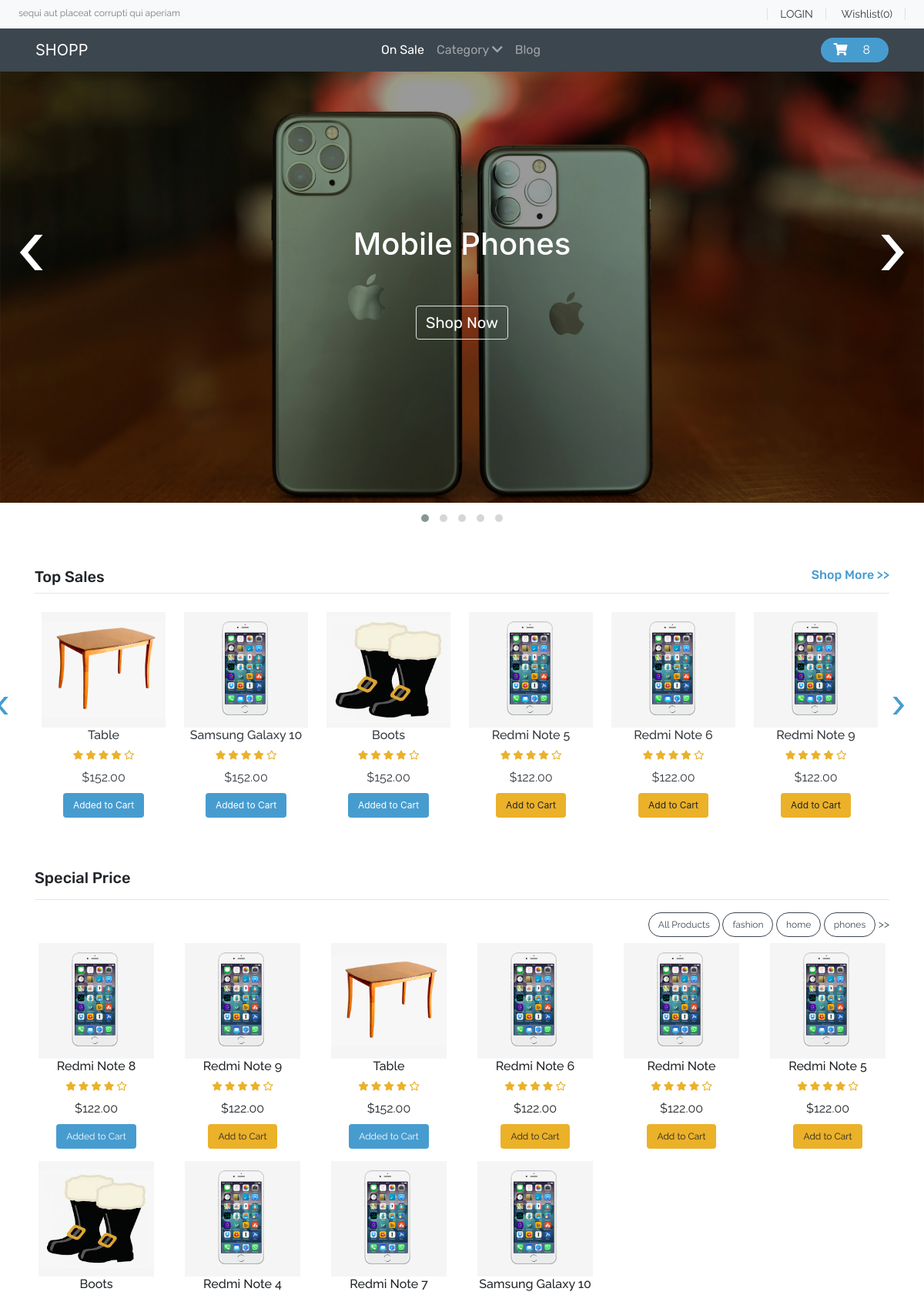
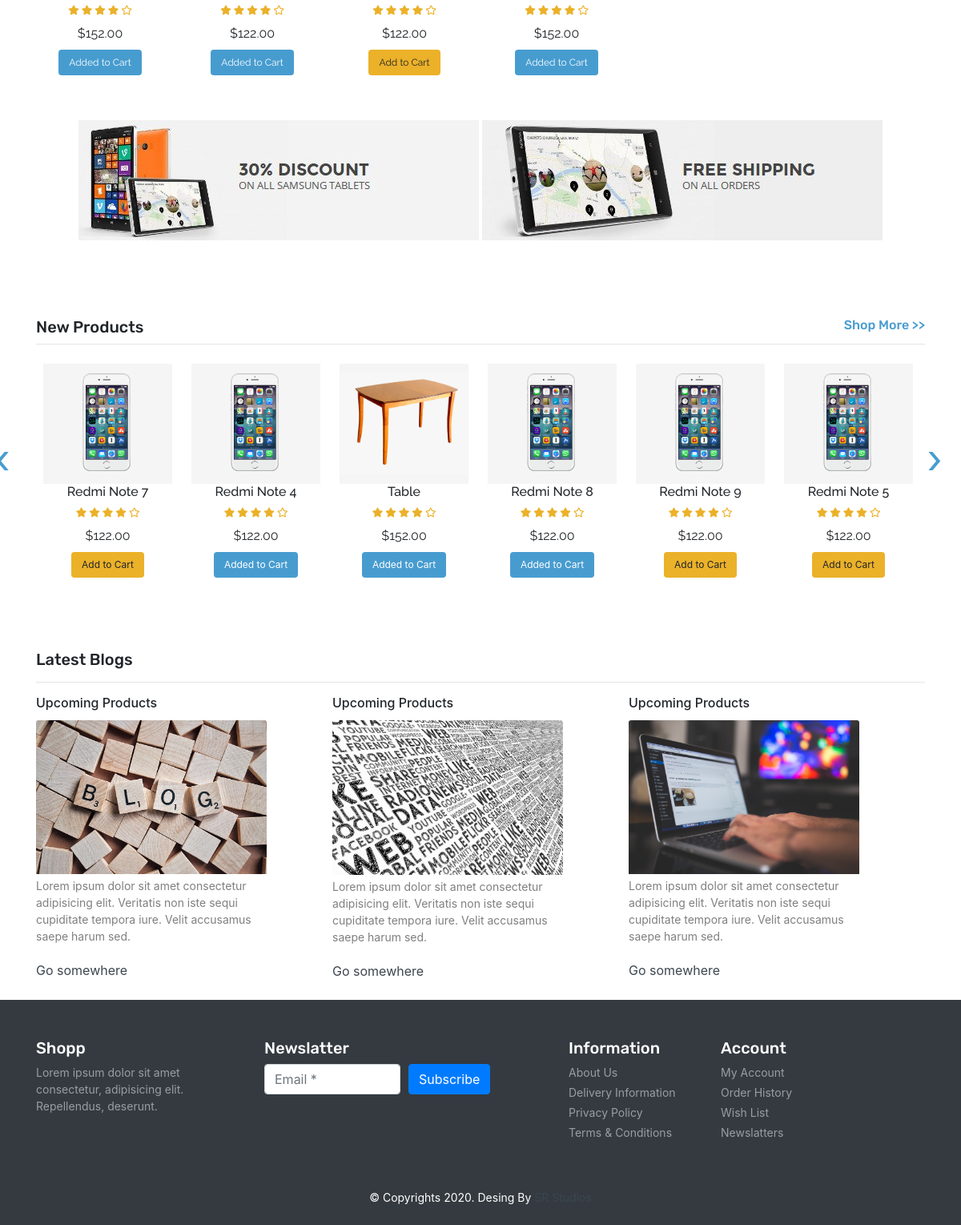
The page / on the database its author committed (2 pictures, top to bottom).
### tables this page shows
CREATE TABLE `product` (
  `item_id` int NOT NULL AUTO_INCREMENT,
  `item_brand` varchar(200) NOT NULL,
  `item_name` varchar(255) NOT NULL,
  `item_price` double(10,2) NOT NULL,
  `item_image` varchar(255) NOT NULL,
  `item_register` datetime DEFAULT NULL,
  `item_category` varchar(200) DEFAULT 'Unknown',
  PRIMARY KEY (`item_id`)
);

### index.php (called while the page is built, shortened)
<?php
    include('header.php');
?>
<?php
    include('templates/_banner-area.php');
    include('templates/_top-sales.php');
    include('templates/_special-price.php');
    include('templates/_ads.php');
    include('templates/_new-products.php');
    include('templates/_blogs.php');
?>
<?php
    include('footer.php');
?>

### database/DbController.php (called while the page is built, shortened)
<?php
class DbController{
    protected $host='localhost';
    protected $user='resha';
    protected $password='resha';
    protected $database='shopp';
    public function __construct(){
        $this->conn = mysqli_connect($this->host,$this->user,$this->password,$this->database);
    }
}

### functions.php (called while the page is built)
<?php
require('database/DbController.php');
require('database/Product.php');
require('database/Cart.php');
$db = new DbController();
$product = new Product($db);
$product_shuffle = $product->getData();
$cart = new Cart($db);

### database/Product.php (called while the page is built, shortened)
<?php
class Product{
    public $db = null;
    public function __construct(DbController $db){
        $this->db = $db;
    }
    public function getData($table = 'product'){
       $result = $this->db->conn->query("SELECT * FROM {$table}");
       $resultArray = array();
       while($item = mysqli_fetch_array($result, MYSQLI_ASSOC)){
           $resultArray[] = $item;
       }
       return $resultArray;
    }
}

### database/Cart.php (called while the page is built, shortened)
<?php
class Cart{
    public function getCartId($cartArray = null, $key = "item_id"){
        if ($cartArray != null){
            $cart_id = array_map(function ($value) use($key){
                return $value[$key];
            }, $cartArray);
            return $cart_id;
        }
    }
}

### templates/_special-price.php (the view, shortened to what this page needs)
<?php
$category = array_map(function($pro){
  return $pro['item_category'];
} ,$product_shuffle);
$unique = array_unique($category);
sort($unique);
shuffle($product_shuffle);
$in_cart = $cart->getCartId($product->getData('cart'));
?>
    <section id="special-price">
      <div class="container">
        <h4 class="font-rubik font-size-20">Special Price</h4>
        <hr class="">
        <div id="filters" class="button-group text-right font-raleway font-size-14">
          <button class="btn is-checked category-btn font-size-12" data-filter="*">All Products</button>
          <?php
          array_map(function($category){
            printf(' <button class="btn category-btn font-size-12" data-filter=".%s">%s</button>',$category,$category);
          },$unique)
          ?>
          <span class="color-secondary font-size-14">>></span>
        </div>
        <div class="grid row">
          <?php array_map(function($item)use($in_cart){ ?>
          <div class="grid-item col-6 col-sm-6 col-md-4 col-lg-2 text-center <?php echo $item['item_category']?>">
            <div class="item py-2 my-auto">
              <div class="product font-raleway">
                <a href="<?php printf('product.php?item_id=%s', $item['item_id']);?>"><img src="<?php echo $item['item_image']?>" alt="product" class="product-fluid">
                <div class="text-center">
                  <h6><?php echo $item['item_name']?></h6>
                  <div class="rating color-accent font-size-12">
                    <span><i class="fas fa-star"></i></span>
                    <span><i class="fas fa-star"></i></span>
                    <span><i class="fas fa-star"></i></span>
                    <span><i class="fas fa-star"></i></span>
                    <span><i class="far fa-star"></i></span>
                  </div>
                  <div class="price py-2">
                    <span>$<?php echo $item['item_price']?></span>
                  </div>
                  <form method="POST">
           <?php
                            if (in_array($item['item_id'], $in_cart ?? [])){
                                echo '<button type="submit" class="btn color-primary-bg font-size-12 text-white" name="delete-cart-submit">Added to Cart</button>';
                            }else{
                                echo '  <button type="submit" class="btn color-accent-bg font-size-12" name="special-price-submit">Add to Cart</button>';
                            }
                            ?>
            </form>
                </div>
                </a>
              </div>
            </div>
          </div>
          <?php },$product_shuffle)?>
        </div>
      </div>
    </section>

### templates/_top-sales.php (shortened to what this page needs)
<?php
 $product_shuffle = $product->getData();
 shuffle($product_shuffle);
?>
    <section id="top-sales">
      <div class="container py-5">
      <div class="d-flex justify-content-between margin-neg">
        <h4 class="font-rubik font-size-20">Top Sales</h4>
        <h4 class="font-rubik font-size-16 color-primary">Shop More >></h4>
      </div>
        <hr class="">
        <div class="row owl-carousel owl-theme">
        <?php foreach($product_shuffle as $item) {?>
          <div class="item ml-4 py-2">
            <div class="product font-raleway text-dark">
              <a href="<?php printf('product.php?item_id=%s', $item['item_id'])?>"><img src="<?php echo $item['item_image']; ?>" alt="product" class="product-fluid">
              <div class="text-center">
                <h6><?php echo $item['item_name']??"unknown"; ?></h6>
                <div class="rating color-accent font-size-12">
                  <span><i class="fas fa-star"></i></span>
                  <span><i class="fas fa-star"></i></span>
                  <span><i class="fas fa-star"></i></span>
                  <span><i class="fas fa-star"></i></span>
                  <span><i class="far fa-star"></i></span>
                </div>
                <div class="price py-2">
                  <span>$<?php echo $item['item_price'];?></span>
                </div>
              </div>
              </a>
            </div>
           <div class="text-center">
            <form method="POST">
            <?php
                            if (in_array($item['item_id'], $cart->getCartId($product->getData('cart')) ?? [])){
                                echo '<button type="submit" class="btn color-primary-bg font-size-12 text-white" name="delete-cart-submit">Added to Cart</button>';
                            }else{
                                echo '<button type="submit" class="btn color-accent-bg font-size-12" name="top_sale_submit">Add to Cart</button>';
                            }
                            ?>
            </form>
            </div>
          </div>
          <?php } ?>
        </div>
      </div>
    </section>

### templates/_new-products.php (shortened to what this page needs)
<?php
shuffle($product_shuffle);
?>
    <section id="top-sales">
    <div class="container py-5">
    <div class="d-flex justify-content-between margin-neg">
        <h4 class="font-rubik font-size-20">New Products</h4>
        <h4 class="font-rubik font-size-16 color-primary">Shop More >></h4>
      </div>
        <hr class="">
        <div class="row owl-carousel owl-theme">
        <?php foreach($product_shuffle as $item) {?>
          <div class="item ml-4 py-2">
            <div class="product font-raleway">
              <a href="<?php printf('product.php?item_id=%s', $item['item_id']);?>"><img src="<?php echo $item['item_image']; ?>" alt="product" class="product-fluid">
              <div class="text-center">
                <h6><?php echo $item['item_name']??"unknown"; ?></h6>
                <div class="rating color-accent font-size-12">
                  <span><i class="fas fa-star"></i></span>
                  <span><i class="fas fa-star"></i></span>
                  <span><i class="fas fa-star"></i></span>
                  <span><i class="fas fa-star"></i></span>
                  <span><i class="far fa-star"></i></span>
                </div>
                <div class="price py-2">
                  <span>$<?php echo $item['item_price'];?></span>
                </div>
              </div>
              </a>
            </div>
           <div class="text-center">
           <form method="POST">
           <?php
                            if (in_array($item['item_id'], $cart->getCartId($product->getData('cart')) ?? [])){
                                echo '<button type="submit" class="btn color-primary-bg font-size-12 text-white" name="delete-cart-submit">Added to Cart</button>';
                            }else{
                                echo '<button type="submit" class="btn color-accent-bg font-size-12" name="new-products-submit">Add to Cart</button>';
                            }
                            ?>
            </form>
            </div>
          </div>
<?php } ?>
        </div>
      </div>
    </section>

### rows shown on the page
product: item_image (picture), item_name "Table", item_price "152.00", shows "Added to Cart"
product: item_image (picture), item_name "Samsung Galaxy 10", item_price "152.00", shows "Added to Cart"
product: item_image (picture), item_name "Boots", item_price "152.00", shows "Added to Cart"
product: item_image (picture), item_name "Redmi Note 5", item_price "122.00", shows "Add to Cart"
product: item_image (picture), item_name "Redmi Note 6", item_price "122.00", shows "Add to Cart"
product: item_image (picture), item_name "Redmi Note 9", item_price "122.00", shows "Add to Cart"
product: item_image (picture), item_name "Redmi Note 8", item_price "122.00", shows "Added to Cart"
product: item_image (picture), item_name "Redmi Note", item_price "122.00"
product: item_image (picture), item_name "Redmi Note 4", item_price "122.00", shows "Added to Cart"
product: item_image (picture), item_name "Redmi Note 7", item_price "122.00", shows "Add to Cart"

### other values the page prints
count($product->getData('cart')) "8"
$category "fashion home phones"
